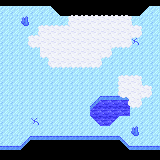

A 2D game scene composited from a Tiled map and its tileset images. What follows is a short description and the map's XML, with every tile layer's data as written:
An orthogonal 16x16 tile map with 10x10 px tiles, 7 tile layers (water, ice and snow, snow border U, snow border R, ...).

<map version="1.10" tiledversion="1.10.1" orientation="orthogonal" renderorder="right-down" width="16" height="16" tilewidth="10" tileheight="10" infinite="0" nextlayerid="9" nextobjectid="1">
 <tileset firstgid="1" source="../../Tiles/thicket tiles.tsx" />
 <layer id="7" name="water" width="16" height="16">
  <data encoding="csv">
0,0,0,0,0,0,0,0,0,0,0,0,0,0,0,0,
0,0,0,0,0,0,0,0,0,0,0,0,0,0,0,0,
0,0,0,0,0,0,0,0,0,0,0,0,0,0,0,0,
0,0,0,0,0,0,0,0,0,0,0,0,0,0,0,0,
0,0,0,0,0,0,0,0,0,0,0,0,0,0,0,0,
0,0,0,0,0,0,0,0,0,0,0,0,0,0,0,0,
0,0,0,0,0,0,0,0,0,0,0,0,0,0,0,0,
0,0,0,0,0,0,0,0,0,0,0,0,0,0,0,0,
0,0,0,0,0,0,0,0,0,0,0,0,0,0,0,0,
0,0,0,0,0,0,0,0,0,0,0,0,0,0,0,0,
0,0,0,0,0,0,0,0,36,36,36,36,36,36,0,0,
0,0,0,0,0,0,0,0,36,36,36,36,36,36,0,0,
0,0,0,0,0,0,0,0,0,36,36,36,0,0,0,0,
0,0,0,0,0,0,0,0,0,0,0,0,0,0,0,0,
0,0,0,0,0,0,0,0,0,0,0,0,0,0,0,0,
0,0,0,0,0,0,0,0,0,0,0,0,0,0,0,0
</data>
 </layer>
 <layer id="1" name="ice and snow" width="16" height="16">
  <data encoding="csv">
37,37,37,37,37,37,37,37,37,37,37,37,37,37,37,37,
26,26,26,26,26,22,37,37,37,37,37,37,37,37,23,26,
26,26,26,26,26,26,26,28,28,28,28,28,28,26,26,26,
26,26,26,26,28,28,28,28,28,28,28,28,28,28,26,26,
26,26,26,28,28,28,28,28,28,28,28,28,28,27,26,26,
26,26,26,26,28,28,28,28,28,28,28,26,26,26,26,26,
26,26,26,26,26,28,28,28,28,28,26,26,26,26,26,26,
26,26,26,26,26,26,26,26,26,26,26,26,26,26,26,26,
26,26,26,26,26,26,26,26,26,26,26,26,28,28,26,26,
26,26,26,26,26,26,26,26,26,26,26,26,28,28,28,26,
26,26,26,26,26,26,26,26,26,24,37,37,37,28,26,26,
26,26,26,26,26,26,26,26,26,37,37,37,37,26,26,26,
26,26,26,27,26,26,26,26,26,22,0,23,26,26,26,26,
26,26,26,26,26,26,26,26,26,26,26,26,26,26,26,26,
26,26,24,37,37,37,37,37,37,37,37,37,25,26,26,26,
37,37,37,37,37,37,37,37,37,37,37,37,37,37,37,37
</data>
 </layer>
 <layer id="2" name="snow border U" width="16" height="16">
  <data encoding="csv">
0,0,0,0,0,0,0,0,0,0,0,0,0,0,0,0,
0,0,0,0,0,0,0,29,29,29,29,29,29,0,0,0,
0,0,0,0,29,29,29,0,0,0,0,0,0,29,0,0,
0,0,0,29,0,0,0,0,0,0,0,0,0,0,0,0,
0,0,0,0,0,0,0,0,0,0,0,0,0,0,0,0,
0,0,0,0,0,0,0,0,0,0,0,0,0,0,0,0,
0,0,0,0,0,0,0,0,0,0,0,0,0,0,0,0,
0,0,0,0,0,0,0,0,0,0,0,0,29,29,0,0,
0,0,0,0,0,0,0,0,0,0,0,0,0,0,29,0,
0,0,0,0,0,0,0,0,0,0,0,0,0,0,0,0,
0,0,0,0,0,0,0,0,0,0,0,0,0,0,0,0,
0,0,0,0,0,0,0,0,0,0,0,0,0,0,0,0,
0,0,0,0,0,0,0,0,0,0,0,0,0,0,0,0,
0,0,0,0,0,0,0,0,0,0,0,0,0,0,0,0,
0,0,0,0,0,0,0,0,0,0,0,0,0,0,0,0,
0,0,0,0,0,0,0,0,0,0,0,0,0,0,0,0
</data>
 </layer>
 <layer id="3" name="snow border R" width="16" height="16">
  <data encoding="csv">
0,0,0,0,0,0,0,0,0,0,0,0,0,0,0,0,
0,0,0,0,0,0,0,0,0,0,0,0,0,0,0,0,
0,0,0,0,0,0,0,0,0,0,0,0,0,30,0,0,
0,0,0,0,0,0,0,0,0,0,0,0,0,0,30,0,
0,0,0,0,0,0,0,0,0,0,0,0,0,30,0,0,
0,0,0,0,0,0,0,0,0,0,0,30,0,0,0,0,
0,0,0,0,0,0,0,0,0,0,30,0,0,0,0,0,
0,0,0,0,0,0,0,0,0,0,0,0,0,0,0,0,
0,0,0,0,0,0,0,0,0,0,0,0,0,0,30,0,
0,0,0,0,0,0,0,0,0,0,0,0,0,0,0,30,
0,0,0,0,0,0,0,0,0,0,0,0,0,0,30,0,
0,0,0,0,0,0,0,0,0,0,0,0,0,0,0,0,
0,0,0,0,0,0,0,0,0,0,0,0,0,0,0,0,
0,0,0,0,0,0,0,0,0,0,0,0,0,0,0,0,
0,0,0,0,0,0,0,0,0,0,0,0,0,0,0,0,
0,0,0,0,0,0,0,0,0,0,0,0,0,0,0,0
</data>
 </layer>
 <layer id="4" name="snow border D" width="16" height="16">
  <data encoding="csv">
0,0,0,0,0,0,0,0,0,0,0,0,0,0,0,0,
0,0,0,0,0,0,0,0,0,0,0,0,0,0,0,0,
0,0,0,0,0,0,0,0,0,0,0,0,0,0,0,0,
0,0,0,0,0,0,0,0,0,0,0,0,0,0,0,0,
0,0,0,0,0,0,0,0,0,0,0,0,0,32,0,0,
0,0,0,32,0,0,0,0,0,0,0,32,32,0,0,0,
0,0,0,0,32,0,0,0,0,0,32,0,0,0,0,0,
0,0,0,0,0,32,32,32,32,32,0,0,0,0,0,0,
0,0,0,0,0,0,0,0,0,0,0,0,0,0,0,0,
0,0,0,0,0,0,0,0,0,0,0,0,0,0,0,0,
0,0,0,0,0,0,0,0,0,0,0,0,32,0,32,0,
0,0,0,0,0,0,0,0,0,0,0,0,0,32,0,0,
0,0,0,0,0,0,0,0,0,0,0,0,0,0,0,0,
0,0,0,0,0,0,0,0,0,0,0,0,0,0,0,0,
0,0,0,0,0,0,0,0,0,0,0,0,0,0,0,0,
0,0,0,0,0,0,0,0,0,0,0,0,0,0,0,0
</data>
 </layer>
 <layer id="5" name="snow border L" width="16" height="16">
  <data encoding="csv">
0,0,0,0,0,0,0,0,0,0,0,0,0,0,0,0,
0,0,0,0,0,0,0,0,0,0,0,0,0,0,0,0,
0,0,0,0,0,0,31,0,0,0,0,0,0,0,0,0,
0,0,0,31,0,0,0,0,0,0,0,0,0,0,0,0,
0,0,31,0,0,0,0,0,0,0,0,0,0,0,0,0,
0,0,0,0,0,0,0,0,0,0,0,0,0,0,0,0,
0,0,0,0,31,0,0,0,0,0,0,0,0,0,0,0,
0,0,0,0,0,0,0,0,0,0,0,0,0,0,0,0,
0,0,0,0,0,0,0,0,0,0,0,31,0,0,0,0,
0,0,0,0,0,0,0,0,0,0,0,31,0,0,0,0,
0,0,0,0,0,0,0,0,0,0,0,0,31,0,0,0,
0,0,0,0,0,0,0,0,0,0,0,0,0,0,0,0,
0,0,0,0,0,0,0,0,0,0,0,0,0,0,0,0,
0,0,0,0,0,0,0,0,0,0,0,0,0,0,0,0,
0,0,0,0,0,0,0,0,0,0,0,0,0,0,0,0,
0,0,0,0,0,0,0,0,0,0,0,0,0,0,0,0
</data>
 </layer>
 <layer id="8" name="decor" width="16" height="16">
  <data encoding="csv">
0,0,0,0,0,0,0,0,0,0,0,0,0,0,0,0,
0,0,0,0,0,0,0,0,0,0,0,0,0,0,0,0,
0,0,33,0,0,0,0,0,0,0,0,0,0,0,0,0,
0,0,0,0,0,0,0,0,0,0,0,0,0,0,0,0,
0,0,0,0,0,0,0,0,0,0,0,0,0,0,0,0,
0,0,0,0,0,0,0,0,0,0,0,0,0,0,0,0,
0,0,0,0,0,0,0,0,0,0,0,0,0,0,0,0,
0,0,0,0,0,0,0,0,0,0,0,0,0,0,0,0,
0,0,0,0,0,0,0,0,0,0,0,0,0,0,0,0,
0,0,0,0,0,0,0,0,0,0,0,0,0,0,0,0,
0,0,0,0,0,0,0,0,0,0,0,0,0,0,0,0,
0,0,0,0,0,0,0,0,0,0,0,0,0,0,0,0,
0,0,0,0,0,0,0,0,0,0,0,0,0,0,0,0,
0,0,0,0,0,0,0,0,0,0,0,0,0,33,0,0,
0,0,0,0,0,0,0,0,0,0,0,0,0,0,0,0,
0,0,0,0,0,0,0,0,0,0,0,0,0,0,0,0
</data>
 </layer>
</map>
